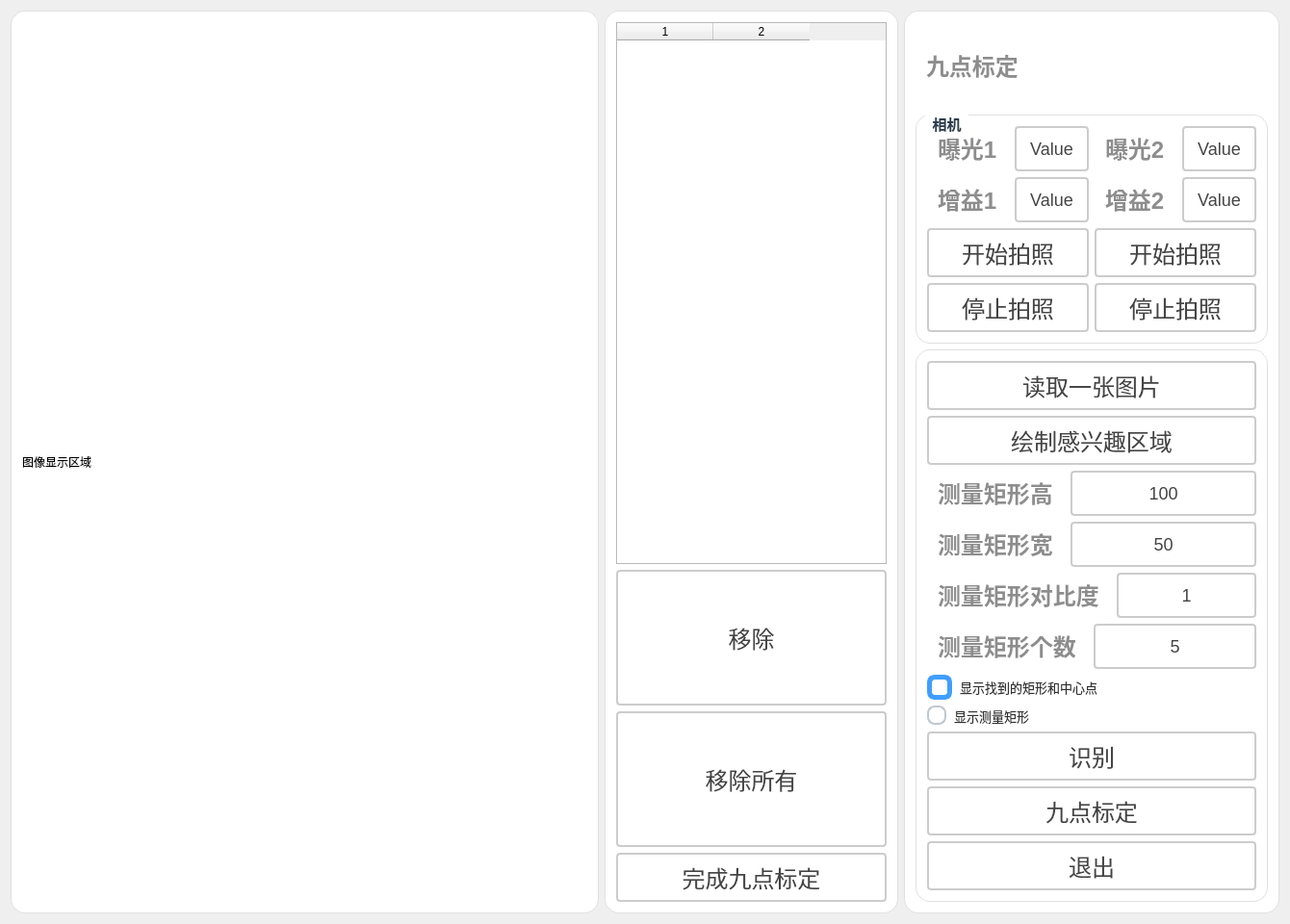
<?xml version="1.0" encoding="UTF-8"?>
<ui version="4.0">
 <class>ToolNinePointWindowClass</class>
 <widget class="QMainWindow" name="ToolNinePointWindowClass">
  <property name="geometry">
   <rect>
    <x>0</x>
    <y>0</y>
    <width>1340</width>
    <height>960</height>
   </rect>
  </property>
  <property name="windowTitle">
   <string>ToolNinePoint 九点标定工具</string>
  </property>
  <widget class="QWidget" name="centralwidget">
   <layout class="QGridLayout" name="gridLayout_4">
    <item row="0" column="0">
     <layout class="QHBoxLayout" name="horizontalLayout" stretch="2,1,1">
      <item>
       <widget class="QGroupBox" name="gBoix_ImageDisplay">
        <property name="styleSheet">
         <string notr="true">QGroupBox {
    font-size: 20px;
    font-weight: bold;
    background-color: rgb(255, 255, 255);
    border: 1px solid #e0e0e0;
    border-radius: 2px;
    border-radius: 15px
}

QGroupBox::title {
    subcontrol-origin: margin;
    left: 10px;
    padding: 0 5px;
    color: #2c3e50;
}</string>
        </property>
        <property name="title">
         <string/>
        </property>
        <layout class="QGridLayout" name="gridLayout_2">
         <item row="0" column="0">
          <widget class="QLabel" name="label_imgDisplay">
           <property name="sizePolicy">
            <sizepolicy hsizetype="Expanding" vsizetype="Expanding">
             <horstretch>0</horstretch>
             <verstretch>0</verstretch>
            </sizepolicy>
           </property>
           <property name="maximumSize">
            <size>
             <width>999</width>
             <height>999</height>
            </size>
           </property>
           <property name="text">
            <string>图像显示区域</string>
           </property>
          </widget>
         </item>
        </layout>
       </widget>
      </item>
      <item>
       <widget class="QGroupBox" name="groupBox_List">
        <property name="styleSheet">
         <string notr="true">QGroupBox {
    font-size: 15px;
    font-weight: bold;
    background-color: rgb(255, 255, 255);
    border: 1px solid #e0e0e0;
    border-radius: 2px;
    border-radius: 15px
}

QGroupBox::title {
    subcontrol-origin: margin;
    left: 10px;
    padding: 0 5px;
    color: #2c3e50;
}</string>
        </property>
        <property name="title">
         <string/>
        </property>
        <layout class="QVBoxLayout" name="verticalLayout_6" stretch="0">
         <item>
          <layout class="QVBoxLayout" name="verticalLayout_4" stretch="3">
           <item>
            <layout class="QVBoxLayout" name="verticalLayout_5" stretch="4,1,1,0">
             <item>
              <widget class="QTableWidget" name="tabWidget_ninePointData">
               <property name="frameShape">
                <enum>QFrame::Shape::StyledPanel</enum>
               </property>
               <property name="dragEnabled">
                <bool>false</bool>
               </property>
               <property name="rowCount">
                <number>0</number>
               </property>
               <property name="columnCount">
                <number>2</number>
               </property>
               <column/>
               <column/>
              </widget>
             </item>
             <item>
              <widget class="QPushButton" name="btn_remove">
               <property name="sizePolicy">
                <sizepolicy hsizetype="Expanding" vsizetype="Expanding">
                 <horstretch>0</horstretch>
                 <verstretch>0</verstretch>
                </sizepolicy>
               </property>
               <property name="styleSheet">
                <string notr="true">QPushButton {
    padding: 6px 14px;
    border: 2px solid #CCC;
    border-radius: 4px;
    background-color: white;
    color: #444;
    font-size: 24px;
}

QPushButton:hover {
    border-color: #999;
    background-color: #F5F5F5;
}

QPushButton:pressed {
    border-color: #777;
    background-color: #EEE;
}</string>
               </property>
               <property name="text">
                <string>移除</string>
               </property>
              </widget>
             </item>
             <item>
              <widget class="QPushButton" name="btn_removeAll">
               <property name="sizePolicy">
                <sizepolicy hsizetype="Expanding" vsizetype="Expanding">
                 <horstretch>0</horstretch>
                 <verstretch>0</verstretch>
                </sizepolicy>
               </property>
               <property name="styleSheet">
                <string notr="true">QPushButton {
    padding: 6px 14px;
    border: 2px solid #CCC;
    border-radius: 4px;
    background-color: white;
    color: #444;
    font-size: 24px;
}

QPushButton:hover {
    border-color: #999;
    background-color: #F5F5F5;
}

QPushButton:pressed {
    border-color: #777;
    background-color: #EEE;
}</string>
               </property>
               <property name="text">
                <string>移除所有</string>
               </property>
              </widget>
             </item>
             <item>
              <widget class="QPushButton" name="btn_completeCalibration">
               <property name="styleSheet">
                <string notr="true">QPushButton {
    padding: 6px 14px;
    border: 2px solid #CCC;
    border-radius: 4px;
    background-color: white;
    color: #444;
    font-size: 24px;
}

QPushButton:hover {
    border-color: #999;
    background-color: #F5F5F5;
}

QPushButton:pressed {
    border-color: #777;
    background-color: #EEE;
}</string>
               </property>
               <property name="text">
                <string>完成九点标定</string>
               </property>
              </widget>
             </item>
            </layout>
           </item>
          </layout>
         </item>
        </layout>
       </widget>
      </item>
      <item>
       <widget class="QGroupBox" name="gBox_Control">
        <property name="styleSheet">
         <string notr="true">QGroupBox {
    font-size: 15px;
    font-weight: bold;
    background-color: rgb(255, 255, 255);
    border: 1px solid #e0e0e0;
    border-radius: 2px;
    border-radius: 15px
}

QGroupBox::title {
    subcontrol-origin: margin;
    left: 10px;
    padding: 0 5px;
    color: #2c3e50;
}</string>
        </property>
        <property name="title">
         <string/>
        </property>
        <layout class="QGridLayout" name="gridLayout_3">
         <item row="0" column="0">
          <layout class="QVBoxLayout" name="verticalLayout_2" stretch="1,2,5">
           <item>
            <widget class="QLabel" name="label_title">
             <property name="styleSheet">
              <string notr="true">QLabel {
       font-size: 24px;
       font-weight: bold;
       color:  rgb(141, 141, 141);
       padding: 5px 5px;
       border-bottom: 2px solid #cccccc;
    }</string>
             </property>
             <property name="text">
              <string>九点标定</string>
             </property>
             <property name="alignment">
              <set>Qt::AlignmentFlag::AlignLeading|Qt::AlignmentFlag::AlignLeft|Qt::AlignmentFlag::AlignVCenter</set>
             </property>
            </widget>
           </item>
           <item>
            <widget class="QGroupBox" name="groupBox_Camera">
             <property name="styleSheet">
              <string notr="true">QGroupBox {
    font-size: 15px;
    font-weight: bold;
    background-color: rgb(255, 255, 255);
    border: 1px solid #e0e0e0;
    border-radius: 2px;
    border-radius: 15px
}

QGroupBox::title {
    subcontrol-origin: margin;
    left: 10px;
    padding: 0 5px;
    color: #2c3e50;
}</string>
             </property>
             <property name="title">
              <string>相机</string>
             </property>
             <layout class="QGridLayout" name="gridLayout">
              <item row="0" column="0">
               <layout class="QHBoxLayout" name="horizontalLayout_2">
                <item>
                 <layout class="QVBoxLayout" name="verticalLayout_3">
                  <item>
                   <layout class="QHBoxLayout" name="horizontalLayout_8">
                    <item>
                     <widget class="QLabel" name="label_exposure1">
                      <property name="styleSheet">
                       <string notr="true">QLabel {
       font-size: 24px;
       font-weight: bold;
       color:  rgb(141, 141, 141);
       padding: 5px 5px;
       border-bottom: 2px solid #cccccc;
    }</string>
                      </property>
                      <property name="text">
                       <string>曝光1</string>
                      </property>
                      <property name="alignment">
                       <set>Qt::AlignmentFlag::AlignLeading|Qt::AlignmentFlag::AlignLeft|Qt::AlignmentFlag::AlignVCenter</set>
                      </property>
                     </widget>
                    </item>
                    <item>
                     <widget class="QPushButton" name="btn_baoguang1">
                      <property name="sizePolicy">
                       <sizepolicy hsizetype="Expanding" vsizetype="Expanding">
                        <horstretch>0</horstretch>
                        <verstretch>0</verstretch>
                       </sizepolicy>
                      </property>
                      <property name="styleSheet">
                       <string notr="true">QPushButton {
    padding: 6px 14px;
    border: 2px solid #CCC;
    border-radius: 4px;
    background-color: white;
    color: #444;
    font-size: 18px;
}

QPushButton:hover {
    border-color: #999;
    background-color: #F5F5F5;
}

QPushButton:pressed {
    border-color: #777;
    background-color: #EEE;
}</string>
                      </property>
                      <property name="text">
                       <string>Value</string>
                      </property>
                     </widget>
                    </item>
                   </layout>
                  </item>
                  <item>
                   <layout class="QHBoxLayout" name="horizontalLayout_14">
                    <item>
                     <widget class="QLabel" name="label_gain1">
                      <property name="styleSheet">
                       <string notr="true">QLabel {
       font-size: 24px;
       font-weight: bold;
       color:  rgb(141, 141, 141);
       padding: 5px 5px;
       border-bottom: 2px solid #cccccc;
    }</string>
                      </property>
                      <property name="text">
                       <string>增益1</string>
                      </property>
                      <property name="alignment">
                       <set>Qt::AlignmentFlag::AlignLeading|Qt::AlignmentFlag::AlignLeft|Qt::AlignmentFlag::AlignVCenter</set>
                      </property>
                     </widget>
                    </item>
                    <item>
                     <widget class="QPushButton" name="btn_zengyi1">
                      <property name="sizePolicy">
                       <sizepolicy hsizetype="Expanding" vsizetype="Expanding">
                        <horstretch>0</horstretch>
                        <verstretch>0</verstretch>
                       </sizepolicy>
                      </property>
                      <property name="styleSheet">
                       <string notr="true">QPushButton {
    padding: 6px 14px;
    border: 2px solid #CCC;
    border-radius: 4px;
    background-color: white;
    color: #444;
    font-size: 18px;
}

QPushButton:hover {
    border-color: #999;
    background-color: #F5F5F5;
}

QPushButton:pressed {
    border-color: #777;
    background-color: #EEE;
}</string>
                      </property>
                      <property name="text">
                       <string>Value</string>
                      </property>
                     </widget>
                    </item>
                   </layout>
                  </item>
                  <item>
                   <widget class="QPushButton" name="btn_startCamera1">
                    <property name="sizePolicy">
                     <sizepolicy hsizetype="Expanding" vsizetype="Expanding">
                      <horstretch>0</horstretch>
                      <verstretch>0</verstretch>
                     </sizepolicy>
                    </property>
                    <property name="styleSheet">
                     <string notr="true">QPushButton {
    padding: 6px 14px;
    border: 2px solid #CCC;
    border-radius: 4px;
    background-color: white;
    color: #444;
    font-size: 24px;
}

QPushButton:hover {
    border-color: #999;
    background-color: #F5F5F5;
}

QPushButton:pressed {
    border-color: #777;
    background-color: #EEE;
}</string>
                    </property>
                    <property name="text">
                     <string>开始拍照</string>
                    </property>
                   </widget>
                  </item>
                  <item>
                   <widget class="QPushButton" name="btn_stopCamera1">
                    <property name="sizePolicy">
                     <sizepolicy hsizetype="Expanding" vsizetype="Expanding">
                      <horstretch>0</horstretch>
                      <verstretch>0</verstretch>
                     </sizepolicy>
                    </property>
                    <property name="styleSheet">
                     <string notr="true">QPushButton {
    padding: 6px 14px;
    border: 2px solid #CCC;
    border-radius: 4px;
    background-color: white;
    color: #444;
    font-size: 24px;
}

QPushButton:hover {
    border-color: #999;
    background-color: #F5F5F5;
}

QPushButton:pressed {
    border-color: #777;
    background-color: #EEE;
}</string>
                    </property>
                    <property name="text">
                     <string>停止拍照</string>
                    </property>
                   </widget>
                  </item>
                 </layout>
                </item>
                <item>
                 <layout class="QVBoxLayout" name="verticalLayout_7">
                  <item>
                   <layout class="QHBoxLayout" name="horizontalLayout_13">
                    <item>
                     <widget class="QLabel" name="label_exposure2">
                      <property name="styleSheet">
                       <string notr="true">QLabel {
       font-size: 24px;
       font-weight: bold;
       color:  rgb(141, 141, 141);
       padding: 5px 5px;
       border-bottom: 2px solid #cccccc;
    }</string>
                      </property>
                      <property name="text">
                       <string>曝光2</string>
                      </property>
                      <property name="alignment">
                       <set>Qt::AlignmentFlag::AlignLeading|Qt::AlignmentFlag::AlignLeft|Qt::AlignmentFlag::AlignVCenter</set>
                      </property>
                     </widget>
                    </item>
                    <item>
                     <widget class="QPushButton" name="btn_baoguang2">
                      <property name="sizePolicy">
                       <sizepolicy hsizetype="Expanding" vsizetype="Expanding">
                        <horstretch>0</horstretch>
                        <verstretch>0</verstretch>
                       </sizepolicy>
                      </property>
                      <property name="styleSheet">
                       <string notr="true">QPushButton {
    padding: 6px 14px;
    border: 2px solid #CCC;
    border-radius: 4px;
    background-color: white;
    color: #444;
    font-size: 18px;
}

QPushButton:hover {
    border-color: #999;
    background-color: #F5F5F5;
}

QPushButton:pressed {
    border-color: #777;
    background-color: #EEE;
}</string>
                      </property>
                      <property name="text">
                       <string>Value</string>
                      </property>
                     </widget>
                    </item>
                   </layout>
                  </item>
                  <item>
                   <layout class="QHBoxLayout" name="horizontalLayout_15">
                    <item>
                     <widget class="QLabel" name="label_gain2">
                      <property name="styleSheet">
                       <string notr="true">QLabel {
       font-size: 24px;
       font-weight: bold;
       color:  rgb(141, 141, 141);
       padding: 5px 5px;
       border-bottom: 2px solid #cccccc;
    }</string>
                      </property>
                      <property name="text">
                       <string>增益2</string>
                      </property>
                      <property name="alignment">
                       <set>Qt::AlignmentFlag::AlignLeading|Qt::AlignmentFlag::AlignLeft|Qt::AlignmentFlag::AlignVCenter</set>
                      </property>
                     </widget>
                    </item>
                    <item>
                     <widget class="QPushButton" name="btn_zengyi2">
                      <property name="sizePolicy">
                       <sizepolicy hsizetype="Expanding" vsizetype="Expanding">
                        <horstretch>0</horstretch>
                        <verstretch>0</verstretch>
                       </sizepolicy>
                      </property>
                      <property name="styleSheet">
                       <string notr="true">QPushButton {
    padding: 6px 14px;
    border: 2px solid #CCC;
    border-radius: 4px;
    background-color: white;
    color: #444;
    font-size: 18px;
}

QPushButton:hover {
    border-color: #999;
    background-color: #F5F5F5;
}

QPushButton:pressed {
    border-color: #777;
    background-color: #EEE;
}</string>
                      </property>
                      <property name="text">
                       <string>Value</string>
                      </property>
                     </widget>
                    </item>
                   </layout>
                  </item>
                  <item>
                   <widget class="QPushButton" name="btn_startCamera2">
                    <property name="sizePolicy">
                     <sizepolicy hsizetype="Expanding" vsizetype="Expanding">
                      <horstretch>0</horstretch>
                      <verstretch>0</verstretch>
                     </sizepolicy>
                    </property>
                    <property name="styleSheet">
                     <string notr="true">QPushButton {
    padding: 6px 14px;
    border: 2px solid #CCC;
    border-radius: 4px;
    background-color: white;
    color: #444;
    font-size: 24px;
}

QPushButton:hover {
    border-color: #999;
    background-color: #F5F5F5;
}

QPushButton:pressed {
    border-color: #777;
    background-color: #EEE;
}</string>
                    </property>
                    <property name="text">
                     <string>开始拍照</string>
                    </property>
                   </widget>
                  </item>
                  <item>
                   <widget class="QPushButton" name="btn_stopCamera2">
                    <property name="sizePolicy">
                     <sizepolicy hsizetype="Expanding" vsizetype="Expanding">
                      <horstretch>0</horstretch>
                      <verstretch>0</verstretch>
                     </sizepolicy>
                    </property>
                    <property name="styleSheet">
                     <string notr="true">QPushButton {
    padding: 6px 14px;
    border: 2px solid #CCC;
    border-radius: 4px;
    background-color: white;
    color: #444;
    font-size: 24px;
}

QPushButton:hover {
    border-color: #999;
    background-color: #F5F5F5;
}

QPushButton:pressed {
    border-color: #777;
    background-color: #EEE;
}</string>
                    </property>
                    <property name="text">
                     <string>停止拍照</string>
                    </property>
                   </widget>
                  </item>
                 </layout>
                </item>
               </layout>
              </item>
             </layout>
            </widget>
           </item>
           <item>
            <widget class="QGroupBox" name="groupBox_Tools">
             <property name="styleSheet">
              <string notr="true">QGroupBox {
    font-size: 15px;
    font-weight: bold;
    background-color: rgb(255, 255, 255);
    border: 1px solid #e0e0e0;
    border-radius: 2px;
    border-radius: 15px
}

QGroupBox::title {
    subcontrol-origin: margin;
    left: 10px;
    padding: 0 5px;
    color: #2c3e50;
}</string>
             </property>
             <property name="title">
              <string/>
             </property>
             <layout class="QVBoxLayout" name="verticalLayout">
              <item>
               <widget class="QPushButton" name="btn_readImage">
                <property name="styleSheet">
                 <string notr="true">QPushButton {
    padding: 6px 14px;
    border: 2px solid #CCC;
    border-radius: 4px;
    background-color: white;
    color: #444;
    font-size: 24px;
}

QPushButton:hover {
    border-color: #999;
    background-color: #F5F5F5;
}

QPushButton:pressed {
    border-color: #777;
    background-color: #EEE;
}</string>
                </property>
                <property name="text">
                 <string>读取一张图片</string>
                </property>
               </widget>
              </item>
              <item>
               <widget class="QPushButton" name="btn_paintRegion">
                <property name="styleSheet">
                 <string notr="true">QPushButton {
    padding: 6px 14px;
    border: 2px solid #CCC;
    border-radius: 4px;
    background-color: white;
    color: #444;
    font-size: 24px;
}

QPushButton:hover {
    border-color: #999;
    background-color: #F5F5F5;
}

QPushButton:pressed {
    border-color: #777;
    background-color: #EEE;
}</string>
                </property>
                <property name="text">
                 <string>绘制感兴趣区域</string>
                </property>
               </widget>
              </item>
              <item>
               <layout class="QHBoxLayout" name="horizontalLayout_9">
                <item>
                 <widget class="QLabel" name="label_measureHeight">
                  <property name="styleSheet">
                   <string notr="true">QLabel {
       font-size: 24px;
       font-weight: bold;
       color:  rgb(141, 141, 141);
       padding: 5px 5px;
       border-bottom: 2px solid #cccccc;
    }</string>
                  </property>
                  <property name="text">
                   <string>测量矩形高</string>
                  </property>
                  <property name="alignment">
                   <set>Qt::AlignmentFlag::AlignLeading|Qt::AlignmentFlag::AlignLeft|Qt::AlignmentFlag::AlignVCenter</set>
                  </property>
                 </widget>
                </item>
                <item>
                 <widget class="QPushButton" name="btn_MeasureLength1">
                  <property name="sizePolicy">
                   <sizepolicy hsizetype="Expanding" vsizetype="Expanding">
                    <horstretch>0</horstretch>
                    <verstretch>0</verstretch>
                   </sizepolicy>
                  </property>
                  <property name="styleSheet">
                   <string notr="true">QPushButton {
    padding: 6px 14px;
    border: 2px solid #CCC;
    border-radius: 4px;
    background-color: white;
    color: #444;
    font-size: 18px;
}

QPushButton:hover {
    border-color: #999;
    background-color: #F5F5F5;
}

QPushButton:pressed {
    border-color: #777;
    background-color: #EEE;
}</string>
                  </property>
                  <property name="text">
                   <string>100</string>
                  </property>
                 </widget>
                </item>
               </layout>
              </item>
              <item>
               <layout class="QHBoxLayout" name="horizontalLayout_10">
                <item>
                 <widget class="QLabel" name="label_measureWidth">
                  <property name="styleSheet">
                   <string notr="true">QLabel {
       font-size: 24px;
       font-weight: bold;
       color:  rgb(141, 141, 141);
       padding: 5px 5px;
       border-bottom: 2px solid #cccccc;
    }</string>
                  </property>
                  <property name="text">
                   <string>测量矩形宽</string>
                  </property>
                  <property name="alignment">
                   <set>Qt::AlignmentFlag::AlignLeading|Qt::AlignmentFlag::AlignLeft|Qt::AlignmentFlag::AlignVCenter</set>
                  </property>
                 </widget>
                </item>
                <item>
                 <widget class="QPushButton" name="btn_MeasureLength2">
                  <property name="sizePolicy">
                   <sizepolicy hsizetype="Expanding" vsizetype="Expanding">
                    <horstretch>0</horstretch>
                    <verstretch>0</verstretch>
                   </sizepolicy>
                  </property>
                  <property name="styleSheet">
                   <string notr="true">QPushButton {
    padding: 6px 14px;
    border: 2px solid #CCC;
    border-radius: 4px;
    background-color: white;
    color: #444;
    font-size: 18px;
}

QPushButton:hover {
    border-color: #999;
    background-color: #F5F5F5;
}

QPushButton:pressed {
    border-color: #777;
    background-color: #EEE;
}</string>
                  </property>
                  <property name="text">
                   <string>50</string>
                  </property>
                 </widget>
                </item>
               </layout>
              </item>
              <item>
               <layout class="QHBoxLayout" name="horizontalLayout_11">
                <item>
                 <widget class="QLabel" name="label_threshold">
                  <property name="styleSheet">
                   <string notr="true">QLabel {
       font-size: 24px;
       font-weight: bold;
       color:  rgb(141, 141, 141);
       padding: 5px 5px;
       border-bottom: 2px solid #cccccc;
    }</string>
                  </property>
                  <property name="text">
                   <string>测量矩形对比度</string>
                  </property>
                  <property name="alignment">
                   <set>Qt::AlignmentFlag::AlignLeading|Qt::AlignmentFlag::AlignLeft|Qt::AlignmentFlag::AlignVCenter</set>
                  </property>
                 </widget>
                </item>
                <item>
                 <widget class="QPushButton" name="btn_Threshold">
                  <property name="sizePolicy">
                   <sizepolicy hsizetype="Expanding" vsizetype="Expanding">
                    <horstretch>0</horstretch>
                    <verstretch>0</verstretch>
                   </sizepolicy>
                  </property>
                  <property name="styleSheet">
                   <string notr="true">QPushButton {
    padding: 6px 14px;
    border: 2px solid #CCC;
    border-radius: 4px;
    background-color: white;
    color: #444;
    font-size: 18px;
}

QPushButton:hover {
    border-color: #999;
    background-color: #F5F5F5;
}

QPushButton:pressed {
    border-color: #777;
    background-color: #EEE;
}</string>
                  </property>
                  <property name="text">
                   <string>1</string>
                  </property>
                 </widget>
                </item>
               </layout>
              </item>
              <item>
               <layout class="QHBoxLayout" name="horizontalLayout_12">
                <item>
                 <widget class="QLabel" name="label_numMeasures">
                  <property name="styleSheet">
                   <string notr="true">QLabel {
       font-size: 24px;
       font-weight: bold;
       color:  rgb(141, 141, 141);
       padding: 5px 5px;
       border-bottom: 2px solid #cccccc;
    }</string>
                  </property>
                  <property name="text">
                   <string>测量矩形个数</string>
                  </property>
                  <property name="alignment">
                   <set>Qt::AlignmentFlag::AlignLeading|Qt::AlignmentFlag::AlignLeft|Qt::AlignmentFlag::AlignVCenter</set>
                  </property>
                 </widget>
                </item>
                <item>
                 <widget class="QPushButton" name="btn_num_measures">
                  <property name="sizePolicy">
                   <sizepolicy hsizetype="Expanding" vsizetype="Expanding">
                    <horstretch>0</horstretch>
                    <verstretch>0</verstretch>
                   </sizepolicy>
                  </property>
                  <property name="styleSheet">
                   <string notr="true">QPushButton {
    padding: 6px 14px;
    border: 2px solid #CCC;
    border-radius: 4px;
    background-color: white;
    color: #444;
    font-size: 18px;
}

QPushButton:hover {
    border-color: #999;
    background-color: #F5F5F5;
}

QPushButton:pressed {
    border-color: #777;
    background-color: #EEE;
}</string>
                  </property>
                  <property name="text">
                   <string>5</string>
                  </property>
                 </widget>
                </item>
               </layout>
              </item>
              <item>
               <widget class="QRadioButton" name="rad_showFoundRectangle">
                <property name="styleSheet">
                 <string notr="true">QRadioButton {
    spacing: 8px;
    color: #333333;
    font-size: 13px;
    background: transparent;
}

QRadioButton::indicator {
    width: 16px;
    height: 16px;
    border: 2px solid #BFC7D1;
    border-radius: 8px;
    background: #FFFFFF;
}

QRadioButton::indicator:hover {
    border-color: #409EFF;
}

QRadioButton::indicator:checked {
    border: 5px solid #409EFF;
    background: #FFFFFF;
}

QRadioButton:disabled {
    color: #A8B0B8;
}

QRadioButton::indicator:disabled {
    border-color: #D5DBE3;
    background: #F3F5F7;
}</string>
                </property>
                <property name="text">
                 <string>显示找到的矩形和中心点</string>
                </property>
                <property name="checked">
                 <bool>true</bool>
                </property>
               </widget>
              </item>
              <item>
               <widget class="QRadioButton" name="rad_showMeasureRectangle">
                <property name="styleSheet">
                 <string notr="true">QRadioButton {
    spacing: 8px;
    color: #333333;
    font-size: 13px;
    background: transparent;
}

QRadioButton::indicator {
    width: 16px;
    height: 16px;
    border: 2px solid #BFC7D1;
    border-radius: 8px;
    background: #FFFFFF;
}

QRadioButton::indicator:hover {
    border-color: #409EFF;
}

QRadioButton::indicator:checked {
    border: 5px solid #409EFF;
    background: #FFFFFF;
}

QRadioButton:disabled {
    color: #A8B0B8;
}

QRadioButton::indicator:disabled {
    border-color: #D5DBE3;
    background: #F3F5F7;
}</string>
                </property>
                <property name="text">
                 <string>显示测量矩形</string>
                </property>
               </widget>
              </item>
              <item>
               <widget class="QPushButton" name="btn_findRectangle">
                <property name="styleSheet">
                 <string notr="true">QPushButton {
    padding: 6px 14px;
    border: 2px solid #CCC;
    border-radius: 4px;
    background-color: white;
    color: #444;
    font-size: 24px;
}

QPushButton:hover {
    border-color: #999;
    background-color: #F5F5F5;
}

QPushButton:pressed {
    border-color: #777;
    background-color: #EEE;
}</string>
                </property>
                <property name="text">
                 <string>识别</string>
                </property>
               </widget>
              </item>
              <item>
               <widget class="QPushButton" name="btn_ninePointCalibration">
                <property name="styleSheet">
                 <string notr="true">QPushButton {
    padding: 6px 14px;
    border: 2px solid #CCC;
    border-radius: 4px;
    background-color: white;
    color: #444;
    font-size: 24px;
}

QPushButton:hover {
    border-color: #999;
    background-color: #F5F5F5;
}

QPushButton:pressed {
    border-color: #777;
    background-color: #EEE;
}</string>
                </property>
                <property name="text">
                 <string>九点标定</string>
                </property>
               </widget>
              </item>
              <item>
               <widget class="QPushButton" name="btn_exit">
                <property name="styleSheet">
                 <string notr="true">QPushButton {
    padding: 6px 14px;
    border: 2px solid #CCC;
    border-radius: 4px;
    background-color: white;
    color: #444;
    font-size: 24px;
}

QPushButton:hover {
    border-color: #999;
    background-color: #F5F5F5;
}

QPushButton:pressed {
    border-color: #777;
    background-color: #EEE;
}</string>
                </property>
                <property name="text">
                 <string>退出</string>
                </property>
               </widget>
              </item>
             </layout>
            </widget>
           </item>
          </layout>
         </item>
        </layout>
       </widget>
      </item>
     </layout>
    </item>
   </layout>
  </widget>
 </widget>
 <layoutdefault spacing="6" margin="11"/>
 <resources/>
 <connections/>
</ui>
